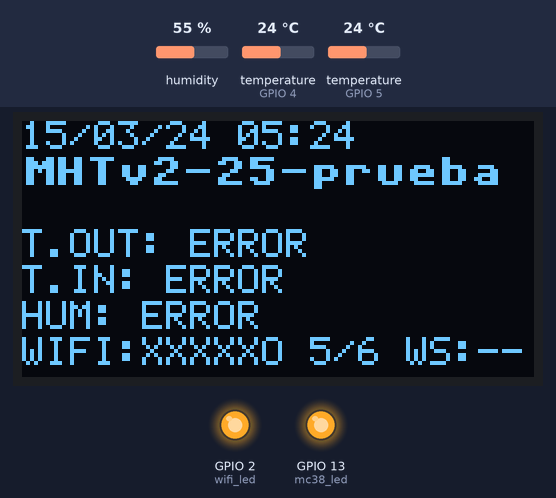
Bench run of a program on a simulated ESP32 board running MicroPython. Shown: 128×64 one-colour display, output pins drawn as LEDs (lit = HIGH). Inputs (shaded band) come from the test bench; at power-on: humidity 55 %, temperature (sensors on GPIO 5, GPIO 4) 24 °C. WiFi joins after 1.5 s; the clock reads 2024-03-15 10:24:30 at power-on unless the program sets it; web requests get an empty 200 reply after 0.4 s; threads take turns every 2 ms; library files of the repository ran but are not shown: ssd1306.py; what the program prints to the serial console is not drawn.

Above: at 4.7 s.
4.8 s: humidity set to 22 %
At 6.9 s:
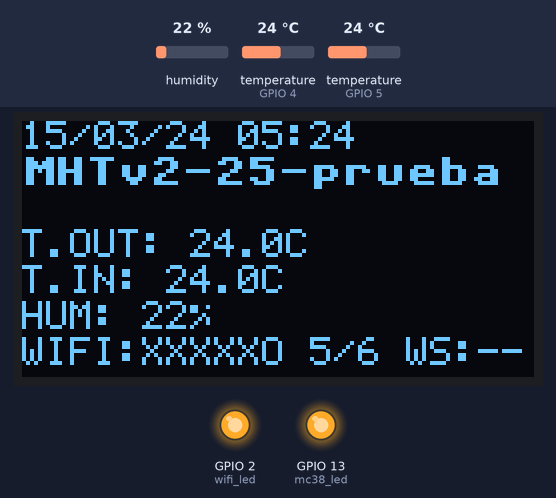
7.4 s: temperature (sensor on GPIO 5) set to 12 °C
At 10.6 s:
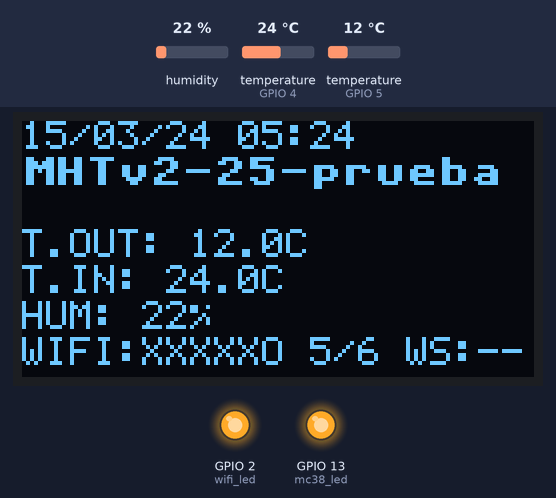
11.4 s: temperature (sensor on GPIO 4) set to 12 °C
At 14.4 s:
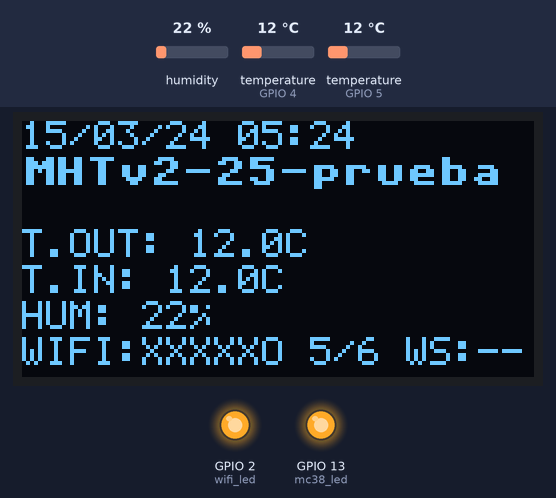
15.5 s: temperature (sensor on GPIO 5) set to 19 °C
19.5 s: humidity set to 40 %
At 23.2 s:
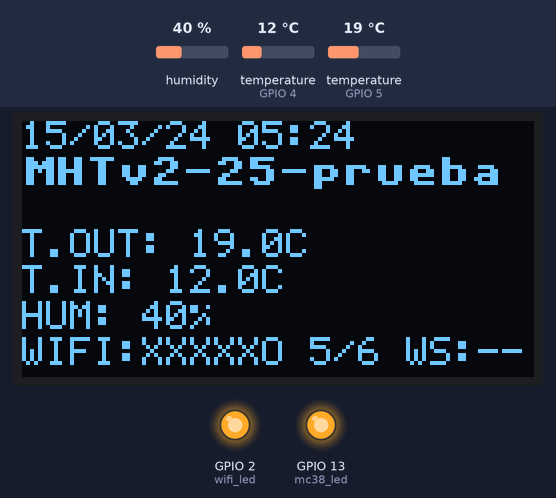
23.5 s: temperature (sensor on GPIO 5) set to 28 °C
At 27.3 s:
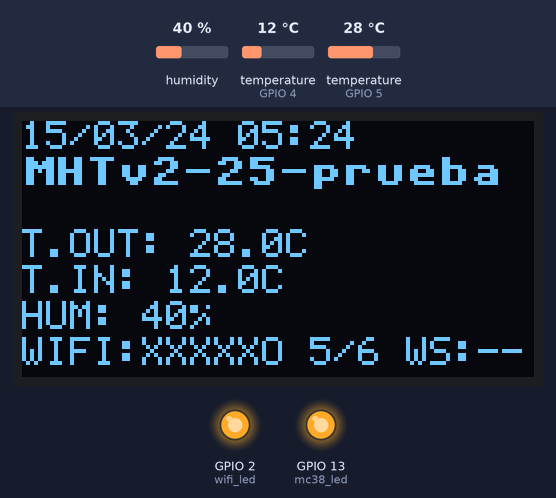
Timing chart, 0 to 28.8 s (numbered marks = the images above; inputs shaded):
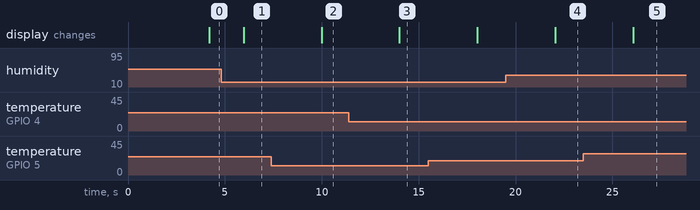

Measured:
- after the input at 4.8 s, the display: changes after 1.2 s (image 1)
- after the input at 7.4 s, the display: changes after 2.6 s (image 2)
- after the input at 11.4 s, the display: changes after 2.6 s (image 3)
- after the input at 19.5 s, the display: changes after 2.6 s (image 4)
- after the input at 23.5 s, the display: changes after 2.6 s (image 5)

The program:

bootv2.py
```python
# ESP32 Monitor con WebSocket usando ws_client.py (DUAL CORE)
# dinamyc detector sensor included
# a diferencia de la version boot.py esta version incluye deteccion dinamica de sensores en todo momento

import network
import machine
import time
import dht
import onewire
import ds18x20
import json
import _thread
from machine import Pin, SoftI2C
from ws_client import WebSocket

# Intentar importar ssd1306
try:
    import ssd1306
    OLED_AVAILABLE = True
    print("✓ Librería ssd1306 encontrada")
except ImportError:
    OLED_AVAILABLE = False
    print("⚠ Librería ssd1306 no encontrada")

# Configuración
SSID = "MACHETE"
PASSWORD = "machete23"
WEBSOCKET_URL = "wss://bio-data-production.up.railway.app/"
USERNAME = "MHTv2-25-prueba"

# Pines
DHT22_PIN = 4
DS18B20_PIN = 5
WIFI_LED_PIN = 2
MC38_SENSOR_PIN = 15
MC38_LED_PIN = 13
OLED_SCL_PIN = 22
OLED_SDA_PIN = 21

# Zona horaria (Perú UTC-5)
TIMEZONE_OFFSET = -5 * 3600

# Estado del sistema (compartido entre núcleos)
time_synced = False
wifi_connected = False
door_closed = False
wlan = None
ws = None
network_thread_running = False

# Lock para datos compartidos
data_lock = _thread.allocate_lock()

# Inicializar OLED
oled_initialized = False
oled = None
if OLED_AVAILABLE:
    try:
        i2c = SoftI2C(scl=Pin(OLED_SCL_PIN), sda=Pin(OLED_SDA_PIN))
        oled = ssd1306.SSD1306_I2C(128, 64, i2c)
        oled_initialized = True
        print("✓ OLED inicializado")
    except Exception as e:
        oled_initialized = False
        print(f"⚠ Error OLED: {e}")

# Inicializar sensores
dht22 = dht.DHT22(Pin(DHT22_PIN))
ds_pin = Pin(DS18B20_PIN)
ds_sensor = ds18x20.DS18X20(onewire.OneWire(ds_pin))
wifi_led = Pin(WIFI_LED_PIN, Pin.OUT)
mc38_sensor = Pin(MC38_SENSOR_PIN, Pin.IN, Pin.PULL_DOWN)
mc38_led = Pin(MC38_LED_PIN, Pin.OUT)

wifi_led.off()
mc38_led.off()

# Datos de sensores
class SensorData:
    def __init__(self):
        self.dht_temp = 0.0
        self.dht_humidity = 0.0
        self.ds18b20_temp = 0.0
        self.dht_valid = False
        self.ds18b20_valid = False

current_data = SensorData()
ds_devices = []

def get_wifi_signal_bars(rssi):
    """Convierte RSSI a barras (0-6)"""
    if rssi >= -50:
        return 6
    elif rssi >= -60:
        return 5
    elif rssi >= -70:
        return 4
    elif rssi >= -80:
        return 3
    elif rssi >= -90:
        return 2
    else:
        return 1

def crear_barras_wifi(barras_activas):
    """Crea representación ASCII de barras WiFi"""
    barras = ""
    for i in range(6):
        barras += "X" if i < barras_activas else "O"
    return barras

def sync_time():
    """Sincronizar tiempo con NTP"""
    global time_synced
    try:
        import ntptime
        ntptime.settime()
        time_synced = True
        t = time.localtime()
        print(f"✓ Tiempo: {t[2]:02d}/{t[1]:02d}/{t[0]} {t[3]:02d}:{t[4]:02d}")
        return True
    except Exception as e:
        print(f"⚠ Error NTP: {e}")
        return False

def init_wifi():
    """Inicializa WiFi (sin bloquear)"""
    global wifi_connected, wlan
    wlan = network.WLAN(network.STA_IF)
    wlan.active(True)

    if not wlan.isconnected():
        print(f"Conectando WiFi a {SSID}...")
        wlan.connect(SSID, PASSWORD)

    return wlan

def init_sensors():
    """Inicializa sensores - Primera detección"""
    global ds_devices, door_closed
    print("\nInicializando sensores...")

    # DS18B20 - Primera detección
    try:
        ds_devices = ds_sensor.scan()
        if ds_devices:
            print(f"✓ DS18B20: {len(ds_devices)} sensor(es)")
            for i, dev in enumerate(ds_devices):
                print(f"  Sensor {i}: {dev.hex()}")
        else:
            print("⚠ DS18B20: No encontrado (se seguirá buscando)")
    except Exception as e:
        print(f"⚠ DS18B20: Error al escanear - {e}")
        ds_devices = []

    # DHT22 - Solo informar, se detectará en primera lectura
    print("⏳ DHT22: Se verificará en primera lectura")

    # MC-38
    try:
        door_closed = mc38_sensor.value()
        if door_closed:
            mc38_led.off()
            print("✓ Puerta: CERRADA (LED OFF)")
        else:
            mc38_led.on()
            print("⚠ Puerta: ABIERTA (LED ON)")
    except Exception as e:
        print(f"⚠ MC-38: Error - {e}")
        door_closed = False

# ⬇️ NUEVA FUNCIÓN: Detección dinámica de sensores
def detect_sensors():
    """Detecta sensores conectados dinámicamente"""
    global ds_devices

    # Detectar DS18B20
    try:
        devices = ds_sensor.scan()
        if devices != ds_devices:
            ds_devices = devices
            if ds_devices:
                print(f"🔍 DS18B20 detectado: {len(ds_devices)} sensor(es)")
                for i, dev in enumerate(ds_devices):
                    print(f"  Sensor {i}: {dev.hex()}")
            else:
                print("⚠ DS18B20 desconectado")
    except Exception as e:
        print(f"Error escaneando DS18B20: {e}")
        ds_devices = []

def read_sensors():
    """Lee sensores (no bloqueante)"""
    # DHT22
    try:
        dht22.measure()
        with data_lock:
            current_data.dht_temp = dht22.temperature()
            current_data.dht_humidity = dht22.humidity()
            current_data.dht_valid = True
    except:
        with data_lock:
            current_data.dht_valid = False

    # DS18B20
    if ds_devices:
        try:
            ds_sensor.convert_temp()
            time.sleep_ms(750)
            temp = ds_sensor.read_temp(ds_devices[0])
            if temp and temp != -127.0:
                with data_lock:
                    current_data.ds18b20_temp = temp
                    current_data.ds18b20_valid = True
            else:
                with data_lock:
                    current_data.ds18b20_valid = False
        except:
            with data_lock:
                current_data.ds18b20_valid = False
    else:
        # Si no hay dispositivos, marcar como inválido
        with data_lock:
            current_data.ds18b20_valid = False

def check_door():
    """Verifica estado de la puerta"""
    global door_closed
    state = mc38_sensor.value()

    if state != door_closed:
        door_closed = state
        if door_closed:
            mc38_led.off()
            print("\n🚪 PUERTA CERRADA - LED OFF")
        else:
            mc38_led.on()
            print("\n⚠️  PUERTA ABIERTA - LED ON")

def update_oled():
    """Actualiza pantalla OLED"""
    if not oled_initialized:
        return

    try:
        oled.fill(0)

        # Línea 1: Fecha y hora
        if time_synced:
            t = time.localtime(time.time() + TIMEZONE_OFFSET)
            oled.text_small(f"{t[2]:02d}/{t[1]:02d}/{t[0]%100:02d} {t[3]:02d}:{t[4]:02d}", 0, 0, 'small')
        else:
            oled.text_small("NO SYNC", 0, 0, 'small')

        # Línea 2: ID
        oled.text(USERNAME, 0, 9)

        # Línea 3: Temp OUT
        with data_lock:
            if current_data.ds18b20_valid:
                oled.text_small(f"T.OUT: {current_data.ds18b20_temp:.1f}C", 0, 27, 'small')
            else:
                oled.text_small("T.OUT: ERROR", 0, 27, 'small')

            # Línea 4: Temp IN
            if current_data.dht_valid:
                oled.text_small(f"T.IN: {current_data.dht_temp:.1f}C", 0, 36, 'small')
            else:
                oled.text_small("T.IN: ERROR", 0, 36, 'small')

            # Línea 5: Humedad
            if current_data.dht_valid:
                oled.text_small(f"Hum: {current_data.dht_humidity:.0f}%", 0, 45, 'small')
            else:
                oled.text_small("Hum: ERROR", 0, 45, 'small')

        # Línea 6: Estado
        if wlan and wifi_connected:
            rssi = wlan.status('rssi')
            bars = get_wifi_signal_bars(rssi)
            barras_visual = crear_barras_wifi(bars)
            ws_status = "WS:OK" if (ws and ws.connected) else "WS:--"
            oled.text_small(f"WiFi:{barras_visual} {bars}/6 {ws_status}", 0, 54, 'small')
        else:
            oled.text_small("WiFi: DESCONECTADO", 0, 54, 'small')

        oled.show()
    except Exception as e:
        print(f"Error OLED: {e}")

# ============================================
# NÚCLEO 0: Red y WebSocket (bloqueante OK)
# ============================================
def network_thread():
    """Hilo que maneja WiFi y WebSocket en núcleo separado"""
    global wifi_connected, ws, wlan, network_thread_running, time_synced

    network_thread_running = True
    print("🔷 Núcleo de Red iniciado (Core 0)")

    # Crear WebSocket
    ws = WebSocket()

    last_wifi_check = time.ticks_ms()
    last_send = time.ticks_ms()
    last_ping = time.ticks_ms()
    last_ntp_sync = time.ticks_ms()
    reconnect_attempts = 0
    ws_reconnect_delay = 5000  # 5 segundos entre intentos
    last_ws_attempt = 0
    wifi_was_connected = False  # Para detectar reconexiones

    try:
        while network_thread_running:
            now = time.ticks_ms()

            # ===== VERIFICAR WIFI =====
            if time.ticks_diff(now, last_wifi_check) >= 5000:  # Cada 5s
                try:
                    if wlan and wlan.isconnected():
                        if not wifi_connected:
                            print("\n✅ WiFi RECONECTADO")
                            print(f"   IP: {wlan.ifconfig()[0]}")
                            print(f"   RSSI: {wlan.status('rssi')} dBm")
                            wifi_connected = True
                            wifi_led.on()
                            reconnect_attempts = 0

                            # CRÍTICO: Si WiFi se reconectó, RECREAR WebSocket
                            if wifi_was_connected:
                                print("🔄 Recreando WebSocket después de reconexión WiFi...")
                                try:
                                    ws.close()
                                except:
                                    pass
                                time.sleep_ms(500)
                                ws = WebSocket()  # Nuevo objeto limpio
                                print("✓ WebSocket recreado")

                            # Sincronizar tiempo
                            if not time_synced:
                                sync_time()

                        wifi_was_connected = True
                    else:
                        if wifi_connected:
                            print("\n⚠️  WiFi DESCONECTADO")
                            wifi_connected = False
                            wifi_was_connected = False
                            wifi_led.off()
                            if ws:
                                try:
                                    ws.close()
                                except:
                                    pass
                                ws.connected = False

                        # Reintentar conexión
                        print("🔄 Reintentando WiFi...")
                        if wlan:
                            try:
                                wlan.disconnect()  # Limpiar conexión anterior
                                time.sleep_ms(200)
                            except:
                                pass
                            wlan.connect(SSID, PASSWORD)

                except Exception as e:
                    print(f"Error verificando WiFi: {e}")

                last_wifi_check = now

            # ===== SINCRONIZAR NTP CADA 1 HORA =====
            if wifi_connected and time.ticks_diff(now, last_ntp_sync) >= 3600000:
                sync_time()
                last_ntp_sync = now

            # ===== WEBSOCKET =====
            if wifi_connected:
                # Conectar WebSocket si está desconectado
                if not ws.connected:
                    # Esperar delay entre intentos
                    if time.ticks_diff(now, last_ws_attempt) >= ws_reconnect_delay:
                        reconnect_attempts += 1
                        print(f"\n🔌 Conectando WebSocket (intento {reconnect_attempts})...")
                        last_ws_attempt = now

                        try:
                            # Agregar timeout de 15 segundos para connect
                            connect_start = time.ticks_ms()

                            # connect() es bloqueante, pero está en núcleo separado
                            if ws.connect(WEBSOCKET_URL):
                                connect_time = time.ticks_diff(time.ticks_ms(), connect_start)
                                print(f"✓ WebSocket conectado en {connect_time}ms")

                                time.sleep_ms(500)
                                intro = json.dumps({"username": USERNAME})
                                ws.send(intro)
                                print(f"✓ Username enviado: {USERNAME}")

                                reconnect_attempts = 0
                                ws_reconnect_delay = 5000  # Resetear delay
                                last_ping = now  # Resetear ping
                                last_send = now  # Resetear envío
                            else:
                                print(f"❌ WebSocket no conectado (intento {reconnect_attempts})")

                                # Estrategia de backoff exponencial
                                if reconnect_attempts >= 5:
                                    ws_reconnect_delay = 60000  # 60s después de 5 fallos
                                    print("⏳ Esperando 60s antes del próximo intento...")
                                elif reconnect_attempts >= 3:
                                    ws_reconnect_delay = 30000  # 30s después de 3 fallos
                                    print("⏳ Esperando 30s antes del próximo intento...")
                                else:
                                    ws_reconnect_delay = 5000   # 5s normal

                                # Recrear WebSocket después de varios fallos
                                if reconnect_attempts >= 3:
                                    print("🔄 Recreando WebSocket por múltiples fallos...")
                                    try:
                                        ws.close()
                                    except:
                                        pass
                                    time.sleep_ms(500)
                                    ws = WebSocket()

                        except Exception as e:
                            print(f"❌ Error conectando WebSocket: {e}")
                            ws.connected = False

                            # Recrear WebSocket en caso de error
                            try:
                                ws.close()
                            except:
                                pass
                            time.sleep_ms(500)
                            ws = WebSocket()

                # Enviar datos cada 2s si está conectado
                if ws.connected and time.ticks_diff(now, last_send) >= 2000:
                    try:
                        # Formato ISO UTC
                        t = time.gmtime()
                        datetime_utc = f"{t[0]:04d}-{t[1]:02d}-{t[2]:02d}T{t[3]:02d}:{t[4]:02d}:{t[5]:02d}Z"

                        with data_lock:
                            data = {
                                "username": USERNAME,
                                "dsTemperature": round(current_data.ds18b20_temp, 1) if current_data.ds18b20_valid else 0.0,
                                "temperature": round(current_data.dht_temp, 1) if current_data.dht_valid else 0.0,
                                "humidity": int(round(current_data.dht_humidity, 0)) if current_data.dht_valid else 0.0,
                                "datetime": datetime_utc,
                                "doorStatus": "closed" if door_closed else "open"
                            }

                        json_str = json.dumps(data)

                        if ws.send(json_str):
                            door_icon = "🚪✅" if door_closed else "🚪⚠️"
                            print(f"📤 WS | T.OUT: {data['dsTemperature']}°C | T.IN: {data['temperature']}°C | H: {data['humidity']}% | {door_icon}")
                        else:
                            print("❌ Error enviando datos")
                            ws.connected = False

                    except Exception as e:
                        print(f"❌ Error en envío: {e}")
                        ws.connected = False

                    last_send = now

                # Ping cada 30s
                if ws.connected and time.ticks_diff(now, last_ping) >= 30000:
                    try:
                        ws.send('{"type":"ping"}')
                        print("📶 Ping enviado")
                    except:
                        ws.connected = False
                    last_ping = now

            else:
                # Sin WiFi, marcar WebSocket desconectado
                if ws and ws.connected:
                    ws.connected = False
                    print("⚠️ WebSocket marcado como desconectado (sin WiFi)")

            time.sleep_ms(100)  # Pequeña pausa para no saturar

    except Exception as e:
        print(f"💥 Error crítico en núcleo de red: {e}")
    finally:
        network_thread_running = False
        print("🔷 Núcleo de Red detenido")

# ============================================
# NÚCLEO 1: Sensores y Display (Main)
# ============================================
def main():
    global wlan

    print("\n" + "="*50)
    print("ESP32 Monitor DUAL CORE con WebSocket SSL")
    print("="*50)
    print(f"URL: {WEBSOCKET_URL}")
    print(f"Username: {USERNAME}")
    print(f"DHT22: GPIO{DHT22_PIN}")
    print(f"DS18B20: GPIO{DS18B20_PIN}")
    print(f"MC-38: GPIO{MC38_SENSOR_PIN} (LED: GPIO{MC38_LED_PIN})")
    print("="*50 + "\n")

    # Inicializar sensores
    init_sensors()

    # Inicializar WiFi
    wlan = init_wifi()

    # Esperar conexión inicial WiFi (máximo 15s)
    print("Esperando conexión WiFi inicial...")
    timeout = 15
    while not wlan.isconnected() and timeout > 0:
        time.sleep(1)
        timeout -= 1

    if wlan.isconnected():
        global wifi_connected
        wifi_connected = True
        print(f"✓ WiFi conectado: {wlan.ifconfig()[0]}")
        wifi_led.on()
        sync_time()
    else:
        print("⚠ WiFi no conectado inicialmente (se reintentará)")

    # Iniciar hilo de red en Core 0
    print("\n🚀 Iniciando núcleo de red...")
    _thread.start_new_thread(network_thread, ())
    time.sleep(1)

    print("\n" + "="*50)
    print("Sistema iniciado - Presiona Ctrl+C para detener")
    print("🔶 Core 1: Sensores y Display")
    print("🔷 Core 0: WiFi y WebSocket")
    print("="*50 + "\n")

    # Timers para Core 1
    last_sensor = time.ticks_ms()
    last_door = time.ticks_ms()
    last_oled = time.ticks_ms()
    last_detect = time.ticks_ms()  # ⬅️ NUEVO: Timer para detección dinámica

    try:
        while True:
            now = time.ticks_ms()

            # ⬇️ NUEVO: Detectar sensores cada 5 segundos
            if time.ticks_diff(now, last_detect) >= 5000:
                detect_sensors()
                last_detect = now

            # Leer sensores cada 2s
            if time.ticks_diff(now, last_sensor) >= 2000:
                read_sensors()
                last_sensor = now

            # Puerta cada 100ms
            if time.ticks_diff(now, last_door) >= 100:
                check_door()
                last_door = now

            # OLED cada 1s
            if time.ticks_diff(now, last_oled) >= 1000:
                update_oled()
                last_oled = now

            time.sleep_ms(10)

    except KeyboardInterrupt:
        print("\n\n" + "="*50)
        print("Deteniendo sistema...")
        print("="*50)

        # Detener hilo de red
        global network_thread_running
        network_thread_running = False
        time.sleep(1)

        # Limpiar
        if ws:
            ws.close()
        wifi_led.off()
        mc38_led.off()

        if oled_initialized:
            oled.fill(0)
            oled.text_small("Sistema", 0, 20, 'small')
            oled.text_small("Detenido", 0, 32, 'small')
            oled.show()
            time.sleep(1)

        print("Sistema detenido")

if __name__ == "__main__":
    main()
```

Source omitted: ws_client.py (5020 bytes)
